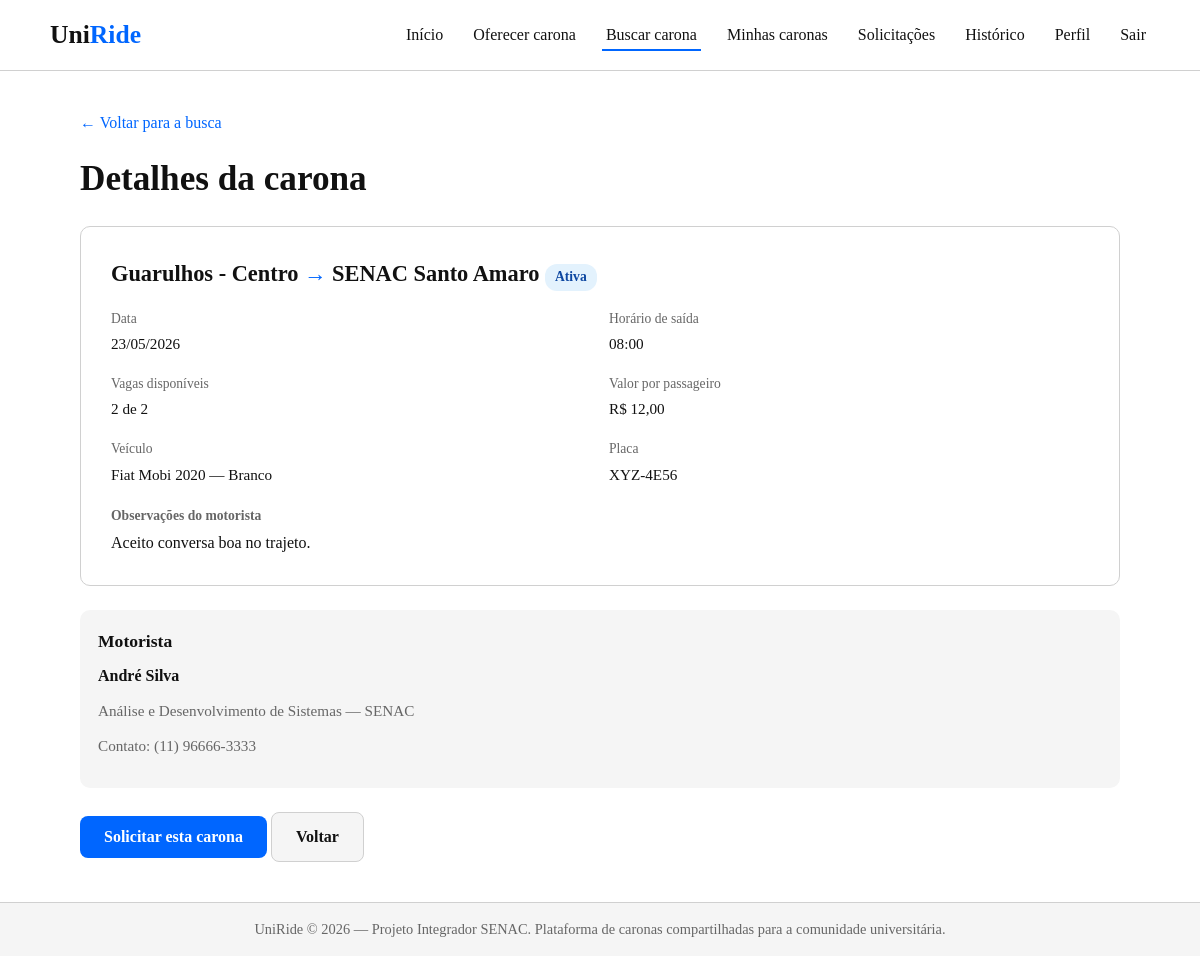
Screenshot of /carona_detalhes.php?id=3 (signed in) with the database file from the repository.
### tables this page shows
CREATE TABLE caronas (
    id                   INT AUTO_INCREMENT PRIMARY KEY,
    motorista_id         INT NOT NULL,
    origem               VARCHAR(200) NOT NULL,
    destino              VARCHAR(200) NOT NULL,
    data_viagem          DATE NOT NULL,
    horario_saida        TIME NOT NULL,
    vagas_total          INT  NOT NULL,
    vagas_disponiveis    INT  NOT NULL,
    valor_por_passageiro DECIMAL(8,2) NOT NULL DEFAULT 0.00,
    veiculo_modelo       VARCHAR(100) NOT NULL,
    veiculo_placa        VARCHAR(10)  NOT NULL,
    veiculo_cor          VARCHAR(30)  NOT NULL,
    observacoes          TEXT,
    status               ENUM('ativa','concluida','cancelada') DEFAULT 'ativa',
    data_criacao         DATETIME DEFAULT CURRENT_TIMESTAMP,

    CONSTRAINT fk_caronas_motorista
        FOREIGN KEY (motorista_id) REFERENCES usuarios(id) ON DELETE CASCADE,

    INDEX idx_status (status),
    INDEX idx_data_viagem (data_viagem)
);

CREATE TABLE usuarios (
    id              INT AUTO_INCREMENT PRIMARY KEY,
    nome            VARCHAR(150) NOT NULL,
    email           VARCHAR(150) NOT NULL UNIQUE,
    senha           VARCHAR(255) NOT NULL,
    cpf             VARCHAR(14)  NOT NULL,
    telefone        VARCHAR(20),
    instituicao     VARCHAR(150),
    curso           VARCHAR(100),
    data_cadastro   DATETIME DEFAULT CURRENT_TIMESTAMP,
    ativo           TINYINT(1) DEFAULT 1,
    INDEX idx_email (email)
);

### includes/funcoes.php (called while the page is built, shortened)
<?php
function h($valor): string {
    return htmlspecialchars((string)$valor, ENT_QUOTES, 'UTF-8');
}
function data_br(?string $data): string {
    $ts = strtotime($data);
    return $ts ? date('d/m/Y', $ts) : '—';
}
function moeda_br(float $valor): string {
    return 'R$ ' . number_format($valor, 2, ',', '.');
}

### public/carona_detalhes.php (the view, shortened to what this page needs)
<?php
require_once __DIR__ . '/../config/conexao.php';
$uid       = (int)$_SESSION['usuario_id'];
$carona_id = (int)($_GET['id'] ?? $_POST['carona_id'] ?? 0);
$stmt = $pdo->prepare("
    SELECT c.*,
           u.nome AS motorista_nome, u.instituicao AS motorista_inst,
           u.curso AS motorista_curso, u.telefone AS motorista_tel
      FROM caronas c
      JOIN usuarios u ON u.id = c.motorista_id
     WHERE c.id = :id
     LIMIT 1
");
$stmt->execute([':id' => $carona_id]);
$carona = $stmt->fetch();
$stmt = $pdo->prepare("SELECT id, status FROM solicitacoes
                        WHERE carona_id = :cid AND passageiro_id = :uid LIMIT 1");
$stmt->execute([':cid' => $carona_id, ':uid' => $uid]);
$sol_existente = $stmt->fetch();
include __DIR__ . '/../includes/header.php';
?>
<p style="margin-bottom:18px;"><a href="caronas_buscar.php">&larr; Voltar para a busca</a></p>
<h1>Detalhes da carona</h1>
<div class="detalhes-carona">
    <div class="rota-grande">
        <?= h($carona['origem']) ?>
        <span style="color:#0066FF;"> → </span>
        <?= h($carona['destino']) ?>
        <span class="badge badge-<?= h($carona['status']) ?>"><?= h(ucfirst($carona['status'])) ?></span>
    </div>
    <div class="grid-info">
        <div class="info"><strong>Data</strong><?= h(data_br($carona['data_viagem'])) ?></div>
        <div class="info"><strong>Horário de saída</strong><?= h(substr($carona['horario_saida'], 0, 5)) ?></div>
        <div class="info"><strong>Vagas disponíveis</strong><?= (int)$carona['vagas_disponiveis'] ?> de <?= (int)$carona['vagas_total'] ?></div>
        <div class="info"><strong>Valor por passageiro</strong><?= h(moeda_br((float)$carona['valor_por_passageiro'])) ?></div>
        <div class="info"><strong>Veículo</strong><?= h($carona['veiculo_modelo']) ?> — <?= h($carona['veiculo_cor']) ?></div>
        <div class="info"><strong>Placa</strong><?= h($carona['veiculo_placa']) ?></div>
    </div>
    <?php if (!empty($carona['observacoes'])): ?>
        <div class="info" style="margin-top:8px;">
            <strong style="display:block; color:#666; font-size:0.85rem; margin-bottom:4px;">Observações do motorista</strong>
            <?= nl2br(h($carona['observacoes'])) ?>
        </div>
    <?php endif; ?>
</div>
<div class="box-motorista">
    <h3>Motorista</h3>
    <p><strong><?= h($carona['motorista_nome']) ?></strong></p>
    <p style="color:#666; font-size:0.95rem;">
        <?= h($carona['motorista_curso']) ?> — <?= h($carona['motorista_inst']) ?>
    </p>
    <p style="color:#666; font-size:0.95rem;">Contato: <?= h($carona['motorista_tel']) ?></p>
</div>
<?php if ((int)$carona['motorista_id'] === $uid): ?>
    <div class="mensagem mensagem-aviso">Esta é a sua própria carona — você não pode solicitá-la.</div>
    <a href="caronas_minhas.php" class="btn btn-secundario">Ver em minhas caronas</a>
<?php elseif ($carona['status'] !== 'ativa'): ?>
    <div class="mensagem mensagem-erro">Esta carona não está mais ativa.</div>
    <a href="caronas_buscar.php" class="btn btn-secundario">Voltar à busca</a>
<?php elseif ((int)$carona['vagas_disponiveis'] <= 0): ?>
    <div class="mensagem mensagem-erro">Sem vagas disponíveis.</div>
    <a href="caronas_buscar.php" class="btn btn-secundario">Voltar à busca</a>
<?php else: ?>
    <form method="POST" action="">
        <button type="submit" class="btn btn-primario" style="width:auto;"
                data-confirma="Confirmar a solicitação desta carona?">
            Solicitar esta carona
        </button>
        <a href="caronas_buscar.php" class="btn btn-secundario">Voltar</a>
    </form>
<?php endif; ?>
<?php include __DIR__ . '/../includes/footer.php'; ?>

### assets/css/style.css (style rules this page uses)
* { margin: 0; padding: 0; box-sizing: border-box; }
:root { --azul-primario: #0066FF; --azul-hover: #0052CC; --azul-escuro: #1A3A6B; --cinza-borda: #D0D0D0; --cinza-claro: #F5F5F5; --cinza-texto: #666666; --cinza-placeholder: #999999; --preto: #111111; --branco: #FFFFFF; --verde-sucesso: #2E7D32; --verde-bg: #E8F5E9; --vermelho-erro: #C62828; --vermelho-bg: #FFEBEE; --amarelo-aviso: #F57F17; --amarelo-bg: #FFF8E1; }
body { font-family: 'Georgia', 'Times New Roman', serif; background-color: var(--branco); color: var(--preto); line-height: 1.5; min-height: 100vh; display: flex; flex-direction: column; }
h1, h2, h3, h4 { font-family: 'Georgia', 'Times New Roman', serif; font-weight: bold; color: var(--preto); margin-bottom: 20px; }
h1 { font-size: 2.2rem; }
h3 { font-size: 1.3rem; }
p { margin-bottom: 12px; }
a { color: var(--azul-primario); text-decoration: none; }
.btn { display: inline-block; padding: 12px 24px; font-family: inherit; font-size: 1rem; font-weight: bold; border: none; border-radius: 8px; cursor: pointer; text-align: center; text-decoration: none; transition: background-color 0.15s, transform 0.05s; }
.btn-primario { background-color: var(--azul-primario); color: var(--branco); width: 100%; }
.btn-secundario { background-color: var(--cinza-claro); color: var(--preto); border: 1px solid var(--cinza-borda); }
.badge { display: inline-block; padding: 3px 10px; font-size: 0.85rem; font-weight: bold; border-radius: 12px; }
.badge-ativa { background: #E3F2FD; color: #0D47A1; }
.detalhes-carona { border: 1px solid var(--cinza-borda); border-radius: 10px; padding: 30px; margin-bottom: 24px; }
.detalhes-carona .rota-grande { font-size: 1.4rem; font-weight: bold; margin-bottom: 18px; }
.detalhes-carona .grid-info { display: grid; grid-template-columns: repeat(2, 1fr); gap: 18px; margin-bottom: 20px; }
.detalhes-carona .grid-info .info { font-size: 0.95rem; }
.detalhes-carona .grid-info .info strong { display: block; color: var(--cinza-texto); font-weight: normal; font-size: 0.85rem; margin-bottom: 4px; }
.box-motorista { background: var(--cinza-claro); border-radius: 10px; padding: 18px; margin-bottom: 24px; }
.box-motorista h3 { margin-bottom: 10px; font-size: 1.1rem; }

### rows the page displays
caronas: origem "Guarulhos - Centro", destino "SENAC Santo Amaro", status "Ativa", data_viagem "23/05/2026", horario_saida "08:00", vagas_disponiveis "2", vagas_total "2", valor_por_passageiro "R$ 12,00", veiculo_modelo "Fiat Mobi 2020", veiculo_cor "Branco", veiculo_placa "XYZ-4E56", observacoes "Aceito conversa boa no trajeto.", motorista.nome "André Silva", motorista.curso "Análise e Desenvolvimento de Sistemas", motorista.instituicao "SENAC", motorista.telefone "(11) 96666-3333"
